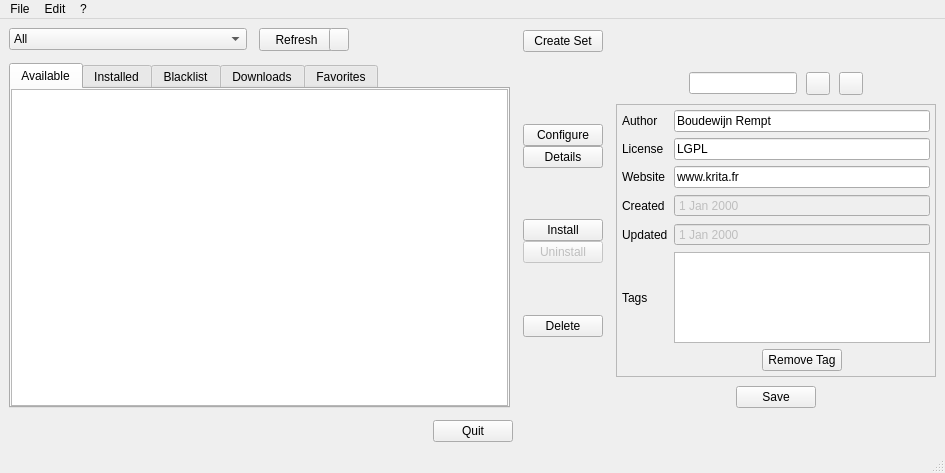
<?xml version="1.0" encoding="UTF-8"?>
<ui version="4.0">
 <class>KoResourceManagerWidget</class>
 <widget class="QMainWindow" name="KoResourceManagerWidget">
  <property name="geometry">
   <rect>
    <x>0</x>
    <y>0</y>
    <width>945</width>
    <height>473</height>
   </rect>
  </property>
  <property name="windowTitle">
   <string>MainWindow</string>
  </property>
  <widget class="QWidget" name="centralwidget">
   <layout class="QVBoxLayout" name="verticalLayout_4">
    <property name="spacing">
     <number>12</number>
    </property>
    <item>
     <layout class="QHBoxLayout" name="horizontalLayout_2">
      <property name="spacing">
       <number>0</number>
      </property>
      <item>
       <layout class="QVBoxLayout" name="verticalLayout">
        <property name="spacing">
         <number>12</number>
        </property>
        <item>
         <layout class="QGridLayout" name="gridLayout">
          <item row="0" column="0">
           <widget class="QComboBox" name="comboBox">
            <property name="currentIndex">
             <number>0</number>
            </property>
            <property name="modelColumn">
             <number>0</number>
            </property>
            <item>
             <property name="text">
              <string>All</string>
             </property>
            </item>
            <item>
             <property name="text">
              <string>Bundles</string>
             </property>
            </item>
            <item>
             <property name="text">
              <string>Brushes</string>
             </property>
            </item>
            <item>
             <property name="text">
              <string>Gradients</string>
             </property>
            </item>
            <item>
             <property name="text">
              <string>Pt. Presets</string>
             </property>
            </item>
            <item>
             <property name="text">
              <string>Palettes</string>
             </property>
            </item>
            <item>
             <property name="text">
              <string>Patterns</string>
             </property>
            </item>
            <item>
             <property name="text">
              <string>Workspaces</string>
             </property>
            </item>
           </widget>
          </item>
          <item row="0" column="2">
           <spacer name="horizontalSpacer">
            <property name="orientation">
             <enum>Qt::Horizontal</enum>
            </property>
            <property name="sizeType">
             <enum>QSizePolicy::Maximum</enum>
            </property>
            <property name="sizeHint" stdset="0">
             <size>
              <width>13</width>
              <height>22</height>
             </size>
            </property>
           </spacer>
          </item>
          <item row="0" column="1">
           <widget class="QWidget" name="widget" native="true">
            <property name="minimumSize">
             <size>
              <width>90</width>
              <height>23</height>
             </size>
            </property>
            <property name="maximumSize">
             <size>
              <width>16777215</width>
              <height>23</height>
             </size>
            </property>
            <widget class="QPushButton" name="pushButton">
             <property name="geometry">
              <rect>
               <x>0</x>
               <y>0</y>
               <width>75</width>
               <height>23</height>
              </rect>
             </property>
             <property name="text">
              <string>Refresh</string>
             </property>
            </widget>
            <widget class="QPushButton" name="pushButton_10">
             <property name="geometry">
              <rect>
               <x>70</x>
               <y>0</y>
               <width>20</width>
               <height>23</height>
              </rect>
             </property>
             <property name="maximumSize">
              <size>
               <width>20</width>
               <height>23</height>
              </size>
             </property>
             <property name="text">
              <string/>
             </property>
            </widget>
           </widget>
          </item>
         </layout>
        </item>
        <item>
         <widget class="QTabWidget" name="tabWidget">
          <property name="currentIndex">
           <number>0</number>
          </property>
          <property name="movable">
           <bool>true</bool>
          </property>
          <widget class="QWidget" name="tab">
           <attribute name="title">
            <string>Available</string>
           </attribute>
           <layout class="QVBoxLayout" name="verticalLayout_5">
            <property name="leftMargin">
             <number>0</number>
            </property>
            <property name="topMargin">
             <number>0</number>
            </property>
            <property name="rightMargin">
             <number>0</number>
            </property>
            <property name="bottomMargin">
             <number>0</number>
            </property>
            <item>
             <widget class="QTableView" name="tableView">
              <property name="selectionBehavior">
               <enum>QAbstractItemView::SelectRows</enum>
              </property>
              <attribute name="horizontalHeaderCascadingSectionResizes">
               <bool>false</bool>
              </attribute>
              <attribute name="horizontalHeaderDefaultSectionSize">
               <number>10</number>
              </attribute>
              <attribute name="horizontalHeaderMinimumSectionSize">
               <number>10</number>
              </attribute>
              <attribute name="horizontalHeaderStretchLastSection">
               <bool>true</bool>
              </attribute>
              <attribute name="verticalHeaderVisible">
               <bool>false</bool>
              </attribute>
              <attribute name="verticalHeaderMinimumSectionSize">
               <number>17</number>
              </attribute>
             </widget>
            </item>
           </layout>
          </widget>
          <widget class="QWidget" name="tab_2">
           <attribute name="title">
            <string>Installed</string>
           </attribute>
           <layout class="QVBoxLayout" name="verticalLayout_6">
            <property name="leftMargin">
             <number>0</number>
            </property>
            <property name="topMargin">
             <number>0</number>
            </property>
            <property name="rightMargin">
             <number>0</number>
            </property>
            <property name="bottomMargin">
             <number>0</number>
            </property>
            <item>
             <widget class="QTableView" name="tableView_2">
              <property name="selectionBehavior">
               <enum>QAbstractItemView::SelectRows</enum>
              </property>
              <attribute name="horizontalHeaderDefaultSectionSize">
               <number>10</number>
              </attribute>
              <attribute name="horizontalHeaderMinimumSectionSize">
               <number>10</number>
              </attribute>
              <attribute name="horizontalHeaderStretchLastSection">
               <bool>true</bool>
              </attribute>
              <attribute name="verticalHeaderVisible">
               <bool>false</bool>
              </attribute>
             </widget>
            </item>
           </layout>
          </widget>
          <widget class="QWidget" name="tab_3">
           <attribute name="title">
            <string>Blacklist</string>
           </attribute>
           <layout class="QVBoxLayout" name="verticalLayout_7">
            <property name="leftMargin">
             <number>0</number>
            </property>
            <property name="topMargin">
             <number>0</number>
            </property>
            <property name="rightMargin">
             <number>0</number>
            </property>
            <property name="bottomMargin">
             <number>0</number>
            </property>
            <item>
             <widget class="QTableView" name="tableView_3">
              <property name="selectionBehavior">
               <enum>QAbstractItemView::SelectRows</enum>
              </property>
              <attribute name="horizontalHeaderDefaultSectionSize">
               <number>10</number>
              </attribute>
              <attribute name="horizontalHeaderMinimumSectionSize">
               <number>10</number>
              </attribute>
              <attribute name="horizontalHeaderStretchLastSection">
               <bool>true</bool>
              </attribute>
              <attribute name="verticalHeaderVisible">
               <bool>false</bool>
              </attribute>
             </widget>
            </item>
           </layout>
          </widget>
          <widget class="QWidget" name="tab_4">
           <attribute name="title">
            <string>Downloads</string>
           </attribute>
           <layout class="QVBoxLayout" name="verticalLayout_8">
            <property name="leftMargin">
             <number>0</number>
            </property>
            <property name="topMargin">
             <number>0</number>
            </property>
            <property name="rightMargin">
             <number>0</number>
            </property>
            <property name="bottomMargin">
             <number>0</number>
            </property>
            <item>
             <widget class="QTableView" name="tableView_4">
              <property name="selectionBehavior">
               <enum>QAbstractItemView::SelectRows</enum>
              </property>
              <attribute name="horizontalHeaderDefaultSectionSize">
               <number>10</number>
              </attribute>
              <attribute name="horizontalHeaderMinimumSectionSize">
               <number>10</number>
              </attribute>
              <attribute name="horizontalHeaderStretchLastSection">
               <bool>true</bool>
              </attribute>
              <attribute name="verticalHeaderVisible">
               <bool>false</bool>
              </attribute>
             </widget>
            </item>
           </layout>
          </widget>
          <widget class="QWidget" name="tab_5">
           <attribute name="title">
            <string>Favorites</string>
           </attribute>
           <layout class="QVBoxLayout" name="verticalLayout_9">
            <property name="leftMargin">
             <number>0</number>
            </property>
            <property name="topMargin">
             <number>0</number>
            </property>
            <property name="rightMargin">
             <number>0</number>
            </property>
            <property name="bottomMargin">
             <number>0</number>
            </property>
            <item>
             <widget class="QTableView" name="tableView_5">
              <property name="alternatingRowColors">
               <bool>false</bool>
              </property>
              <property name="selectionBehavior">
               <enum>QAbstractItemView::SelectRows</enum>
              </property>
              <property name="showGrid">
               <bool>true</bool>
              </property>
              <property name="gridStyle">
               <enum>Qt::SolidLine</enum>
              </property>
              <property name="sortingEnabled">
               <bool>false</bool>
              </property>
              <attribute name="horizontalHeaderDefaultSectionSize">
               <number>10</number>
              </attribute>
              <attribute name="horizontalHeaderMinimumSectionSize">
               <number>10</number>
              </attribute>
              <attribute name="horizontalHeaderShowSortIndicator" stdset="0">
               <bool>false</bool>
              </attribute>
              <attribute name="horizontalHeaderStretchLastSection">
               <bool>true</bool>
              </attribute>
              <attribute name="verticalHeaderVisible">
               <bool>false</bool>
              </attribute>
             </widget>
            </item>
           </layout>
          </widget>
         </widget>
        </item>
       </layout>
      </item>
      <item>
       <spacer name="horizontalSpacer_7">
        <property name="orientation">
         <enum>Qt::Horizontal</enum>
        </property>
        <property name="sizeType">
         <enum>QSizePolicy::Fixed</enum>
        </property>
        <property name="sizeHint" stdset="0">
         <size>
          <width>13</width>
          <height>13</height>
         </size>
        </property>
       </spacer>
      </item>
      <item>
       <layout class="QVBoxLayout" name="verticalLayout_3">
        <property name="topMargin">
         <number>2</number>
        </property>
        <item>
         <widget class="QPushButton" name="pushButton_2">
          <property name="text">
           <string>Create Set</string>
          </property>
         </widget>
        </item>
        <item>
         <layout class="QVBoxLayout" name="verticalLayout_2">
          <item>
           <spacer name="verticalSpacer">
            <property name="orientation">
             <enum>Qt::Vertical</enum>
            </property>
            <property name="sizeType">
             <enum>QSizePolicy::Fixed</enum>
            </property>
            <property name="sizeHint" stdset="0">
             <size>
              <width>20</width>
              <height>20</height>
             </size>
            </property>
           </spacer>
          </item>
          <item>
           <spacer name="verticalSpacer_3">
            <property name="orientation">
             <enum>Qt::Vertical</enum>
            </property>
            <property name="sizeHint" stdset="0">
             <size>
              <width>20</width>
              <height>40</height>
             </size>
            </property>
           </spacer>
          </item>
          <item>
           <widget class="QPushButton" name="pushButton_5">
            <property name="text">
             <string>Configure</string>
            </property>
           </widget>
          </item>
          <item>
           <widget class="QPushButton" name="pushButton_6">
            <property name="text">
             <string>Details</string>
            </property>
           </widget>
          </item>
          <item>
           <spacer name="horizontalSpacer_5">
            <property name="orientation">
             <enum>Qt::Vertical</enum>
            </property>
            <property name="sizeHint" stdset="0">
             <size>
              <width>20</width>
              <height>40</height>
             </size>
            </property>
           </spacer>
          </item>
          <item>
           <widget class="QPushButton" name="pushButton_7">
            <property name="text">
             <string>Install</string>
            </property>
           </widget>
          </item>
          <item>
           <widget class="QPushButton" name="pushButton_8">
            <property name="enabled">
             <bool>false</bool>
            </property>
            <property name="text">
             <string>Uninstall</string>
            </property>
           </widget>
          </item>
          <item>
           <spacer name="horizontalSpacer_6">
            <property name="orientation">
             <enum>Qt::Vertical</enum>
            </property>
            <property name="sizeHint" stdset="0">
             <size>
              <width>20</width>
              <height>40</height>
             </size>
            </property>
           </spacer>
          </item>
          <item>
           <widget class="QPushButton" name="pushButton_9">
            <property name="text">
             <string>Delete</string>
            </property>
           </widget>
          </item>
          <item>
           <spacer name="verticalSpacer_4">
            <property name="orientation">
             <enum>Qt::Vertical</enum>
            </property>
            <property name="sizeHint" stdset="0">
             <size>
              <width>20</width>
              <height>40</height>
             </size>
            </property>
           </spacer>
          </item>
         </layout>
        </item>
        <item>
         <spacer name="verticalSpacer_2">
          <property name="orientation">
           <enum>Qt::Vertical</enum>
          </property>
          <property name="sizeType">
           <enum>QSizePolicy::Fixed</enum>
          </property>
          <property name="sizeHint" stdset="0">
           <size>
            <width>20</width>
            <height>20</height>
           </size>
          </property>
         </spacer>
        </item>
       </layout>
      </item>
      <item>
       <spacer name="horizontalSpacer_8">
        <property name="orientation">
         <enum>Qt::Horizontal</enum>
        </property>
        <property name="sizeType">
         <enum>QSizePolicy::Fixed</enum>
        </property>
        <property name="sizeHint" stdset="0">
         <size>
          <width>13</width>
          <height>13</height>
         </size>
        </property>
       </spacer>
      </item>
      <item>
       <widget class="QWidget" name="widget_2" native="true">
        <property name="sizePolicy">
         <sizepolicy hsizetype="Maximum" vsizetype="Maximum">
          <horstretch>0</horstretch>
          <verstretch>0</verstretch>
         </sizepolicy>
        </property>
        <layout class="QVBoxLayout" name="verticalLayout_10">
         <property name="spacing">
          <number>9</number>
         </property>
         <property name="leftMargin">
          <number>0</number>
         </property>
         <property name="topMargin">
          <number>0</number>
         </property>
         <property name="rightMargin">
          <number>0</number>
         </property>
         <property name="bottomMargin">
          <number>0</number>
         </property>
         <item>
          <spacer name="verticalSpacer_5">
           <property name="orientation">
            <enum>Qt::Vertical</enum>
           </property>
           <property name="sizeType">
            <enum>QSizePolicy::Fixed</enum>
           </property>
           <property name="sizeHint" stdset="0">
            <size>
             <width>5</width>
             <height>15</height>
            </size>
           </property>
          </spacer>
         </item>
         <item>
          <layout class="QHBoxLayout" name="horizontalLayout_3">
           <item>
            <spacer name="horizontalSpacer_3">
             <property name="orientation">
              <enum>Qt::Horizontal</enum>
             </property>
             <property name="sizeType">
              <enum>QSizePolicy::Fixed</enum>
             </property>
             <property name="sizeHint" stdset="0">
              <size>
               <width>40</width>
               <height>20</height>
              </size>
             </property>
            </spacer>
           </item>
           <item>
            <widget class="QLabel" name="label">
             <property name="text">
              <string/>
             </property>
             <property name="scaledContents">
              <bool>true</bool>
             </property>
            </widget>
           </item>
           <item>
            <spacer name="horizontalSpacer_2">
             <property name="orientation">
              <enum>Qt::Horizontal</enum>
             </property>
             <property name="sizeType">
              <enum>QSizePolicy::Fixed</enum>
             </property>
             <property name="sizeHint" stdset="0">
              <size>
               <width>40</width>
               <height>20</height>
              </size>
             </property>
            </spacer>
           </item>
          </layout>
         </item>
         <item>
          <layout class="QHBoxLayout" name="horizontalLayout_4">
           <item>
            <spacer name="horizontalSpacer_12">
             <property name="orientation">
              <enum>Qt::Horizontal</enum>
             </property>
             <property name="sizeHint" stdset="0">
              <size>
               <width>40</width>
               <height>20</height>
              </size>
             </property>
            </spacer>
           </item>
           <item>
            <widget class="QLineEdit" name="lineEdit_5"/>
           </item>
           <item>
            <widget class="QToolButton" name="toolButton">
             <property name="text">
              <string/>
             </property>
             <property name="arrowType">
              <enum>Qt::NoArrow</enum>
             </property>
            </widget>
           </item>
           <item>
            <widget class="QToolButton" name="toolButton_2">
             <property name="text">
              <string/>
             </property>
            </widget>
           </item>
           <item>
            <spacer name="horizontalSpacer_11">
             <property name="orientation">
              <enum>Qt::Horizontal</enum>
             </property>
             <property name="sizeHint" stdset="0">
              <size>
               <width>40</width>
               <height>20</height>
              </size>
             </property>
            </spacer>
           </item>
          </layout>
         </item>
         <item>
          <widget class="QScrollArea" name="scrollArea">
           <property name="widgetResizable">
            <bool>true</bool>
           </property>
           <widget class="QWidget" name="scrollAreaWidgetContents">
            <property name="geometry">
             <rect>
              <x>0</x>
              <y>0</y>
              <width>361</width>
              <height>258</height>
             </rect>
            </property>
            <layout class="QGridLayout" name="gridLayout_3">
             <property name="leftMargin">
              <number>5</number>
             </property>
             <property name="topMargin">
              <number>5</number>
             </property>
             <property name="rightMargin">
              <number>5</number>
             </property>
             <property name="bottomMargin">
              <number>5</number>
             </property>
             <item row="2" column="0">
              <widget class="QLabel" name="label_5">
               <property name="text">
                <string>Website</string>
               </property>
              </widget>
             </item>
             <item row="4" column="1">
              <widget class="QDateEdit" name="dateEdit_2">
               <property name="enabled">
                <bool>false</bool>
               </property>
               <property name="buttonSymbols">
                <enum>QAbstractSpinBox::NoButtons</enum>
               </property>
               <property name="specialValueText">
                <string/>
               </property>
               <property name="dateTime">
                <datetime>
                 <hour>0</hour>
                 <minute>0</minute>
                 <second>0</second>
                 <year>2000</year>
                 <month>1</month>
                 <day>1</day>
                </datetime>
               </property>
               <property name="calendarPopup">
                <bool>false</bool>
               </property>
              </widget>
             </item>
             <item row="0" column="1">
              <widget class="QLineEdit" name="lineEdit_2">
               <property name="text">
                <string>Boudewijn Rempt</string>
               </property>
              </widget>
             </item>
             <item row="3" column="0">
              <widget class="QLabel" name="label_6">
               <property name="text">
                <string>Created</string>
               </property>
              </widget>
             </item>
             <item row="1" column="0">
              <widget class="QLabel" name="label_4">
               <property name="text">
                <string>License</string>
               </property>
              </widget>
             </item>
             <item row="5" column="1">
              <widget class="QListWidget" name="listWidget"/>
             </item>
             <item row="4" column="0">
              <widget class="QLabel" name="label_7">
               <property name="text">
                <string>Updated</string>
               </property>
              </widget>
             </item>
             <item row="5" column="0">
              <widget class="QLabel" name="label_8">
               <property name="text">
                <string>Tags</string>
               </property>
              </widget>
             </item>
             <item row="0" column="0">
              <widget class="QLabel" name="label_3">
               <property name="text">
                <string>Author</string>
               </property>
               <property name="scaledContents">
                <bool>false</bool>
               </property>
               <property name="alignment">
                <set>Qt::AlignLeading|Qt::AlignLeft|Qt::AlignVCenter</set>
               </property>
              </widget>
             </item>
             <item row="3" column="1">
              <widget class="QDateEdit" name="dateEdit">
               <property name="enabled">
                <bool>false</bool>
               </property>
               <property name="buttonSymbols">
                <enum>QAbstractSpinBox::NoButtons</enum>
               </property>
              </widget>
             </item>
             <item row="2" column="1">
              <widget class="QLineEdit" name="lineEdit_4">
               <property name="text">
                <string>www.krita.fr</string>
               </property>
              </widget>
             </item>
             <item row="1" column="1">
              <widget class="QLineEdit" name="lineEdit_3">
               <property name="text">
                <string>LGPL</string>
               </property>
              </widget>
             </item>
             <item row="6" column="1">
              <layout class="QHBoxLayout" name="horizontalLayout">
               <item>
                <spacer name="horizontalSpacer_10">
                 <property name="orientation">
                  <enum>Qt::Horizontal</enum>
                 </property>
                 <property name="sizeHint" stdset="0">
                  <size>
                   <width>40</width>
                   <height>20</height>
                  </size>
                 </property>
                </spacer>
               </item>
               <item>
                <widget class="QPushButton" name="pushButton_11">
                 <property name="text">
                  <string>Remove Tag</string>
                 </property>
                </widget>
               </item>
               <item>
                <spacer name="horizontalSpacer_4">
                 <property name="orientation">
                  <enum>Qt::Horizontal</enum>
                 </property>
                 <property name="sizeType">
                  <enum>QSizePolicy::Expanding</enum>
                 </property>
                 <property name="sizeHint" stdset="0">
                  <size>
                   <width>40</width>
                   <height>20</height>
                  </size>
                 </property>
                </spacer>
               </item>
              </layout>
             </item>
            </layout>
           </widget>
          </widget>
         </item>
         <item>
          <layout class="QHBoxLayout" name="horizontalLayout_6">
           <item>
            <spacer name="horizontalSpacer_15">
             <property name="orientation">
              <enum>Qt::Horizontal</enum>
             </property>
             <property name="sizeHint" stdset="0">
              <size>
               <width>40</width>
               <height>20</height>
              </size>
             </property>
            </spacer>
           </item>
           <item>
            <widget class="QPushButton" name="pushButton_12">
             <property name="text">
              <string>Save</string>
             </property>
            </widget>
           </item>
           <item>
            <spacer name="horizontalSpacer_16">
             <property name="orientation">
              <enum>Qt::Horizontal</enum>
             </property>
             <property name="sizeHint" stdset="0">
              <size>
               <width>40</width>
               <height>20</height>
              </size>
             </property>
            </spacer>
           </item>
          </layout>
         </item>
        </layout>
       </widget>
      </item>
     </layout>
    </item>
    <item>
     <layout class="QHBoxLayout" name="horizontalLayout_5">
      <item>
       <spacer name="horizontalSpacer_13">
        <property name="orientation">
         <enum>Qt::Horizontal</enum>
        </property>
        <property name="sizeHint" stdset="0">
         <size>
          <width>40</width>
          <height>20</height>
         </size>
        </property>
       </spacer>
      </item>
      <item>
       <widget class="QPushButton" name="pushButton_3">
        <property name="maximumSize">
         <size>
          <width>100</width>
          <height>23</height>
         </size>
        </property>
        <property name="text">
         <string>Quit</string>
        </property>
       </widget>
      </item>
      <item>
       <spacer name="horizontalSpacer_14">
        <property name="orientation">
         <enum>Qt::Horizontal</enum>
        </property>
        <property name="sizeHint" stdset="0">
         <size>
          <width>40</width>
          <height>20</height>
         </size>
        </property>
       </spacer>
      </item>
     </layout>
    </item>
   </layout>
  </widget>
  <widget class="QMenuBar" name="menubar">
   <property name="geometry">
    <rect>
     <x>0</x>
     <y>0</y>
     <width>945</width>
     <height>20</height>
    </rect>
   </property>
   <widget class="QMenu" name="menuFile">
    <property name="title">
     <string>File</string>
    </property>
    <addaction name="actionCreate_Resources_Set"/>
    <addaction name="separator"/>
    <addaction name="actionImport"/>
    <addaction name="actionExport"/>
    <addaction name="separator"/>
    <addaction name="actionQuit"/>
   </widget>
   <widget class="QMenu" name="menuEdit">
    <property name="title">
     <string>Edit</string>
    </property>
    <addaction name="actionUndo"/>
    <addaction name="actionRedo"/>
    <addaction name="separator"/>
    <addaction name="actionRename"/>
    <addaction name="separator"/>
    <addaction name="actionInstall"/>
    <addaction name="actionUninstall"/>
    <addaction name="separator"/>
    <addaction name="actionDelete"/>
   </widget>
   <widget class="QMenu" name="menu">
    <property name="title">
     <string>?</string>
    </property>
    <addaction name="actionAbout_ResManager"/>
   </widget>
   <addaction name="menuFile"/>
   <addaction name="menuEdit"/>
   <addaction name="menu"/>
  </widget>
  <widget class="QStatusBar" name="statusbar"/>
  <action name="actionCreate_Resources_Set">
   <property name="text">
    <string>Create Resources Set</string>
   </property>
  </action>
  <action name="actionQuit">
   <property name="text">
    <string>Quit</string>
   </property>
  </action>
  <action name="actionInstall">
   <property name="text">
    <string>Install</string>
   </property>
  </action>
  <action name="actionUninstall">
   <property name="text">
    <string>Uninstall</string>
   </property>
  </action>
  <action name="actionAbout_ResManager">
   <property name="text">
    <string>About ResManager</string>
   </property>
  </action>
  <action name="actionImport">
   <property name="text">
    <string>Import</string>
   </property>
  </action>
  <action name="actionExport">
   <property name="text">
    <string>Export</string>
   </property>
  </action>
  <action name="actionRename">
   <property name="text">
    <string>Rename</string>
   </property>
  </action>
  <action name="actionDelete">
   <property name="text">
    <string>Delete</string>
   </property>
  </action>
  <action name="actionUndo">
   <property name="text">
    <string>Undo</string>
   </property>
  </action>
  <action name="actionRedo">
   <property name="text">
    <string>Redo</string>
   </property>
  </action>
  <action name="actionAll">
   <property name="checkable">
    <bool>true</bool>
   </property>
   <property name="text">
    <string>All</string>
   </property>
  </action>
  <action name="actionName">
   <property name="checkable">
    <bool>true</bool>
   </property>
   <property name="text">
    <string>Name</string>
   </property>
  </action>
  <action name="actionTag">
   <property name="checkable">
    <bool>true</bool>
   </property>
   <property name="text">
    <string>Tag</string>
   </property>
  </action>
  <action name="actionAuthor">
   <property name="checkable">
    <bool>true</bool>
   </property>
   <property name="text">
    <string>Author</string>
   </property>
  </action>
  <action name="actionLicense">
   <property name="checkable">
    <bool>true</bool>
   </property>
   <property name="text">
    <string>License</string>
   </property>
  </action>
 </widget>
 <resources/>
 <connections/>
</ui>
